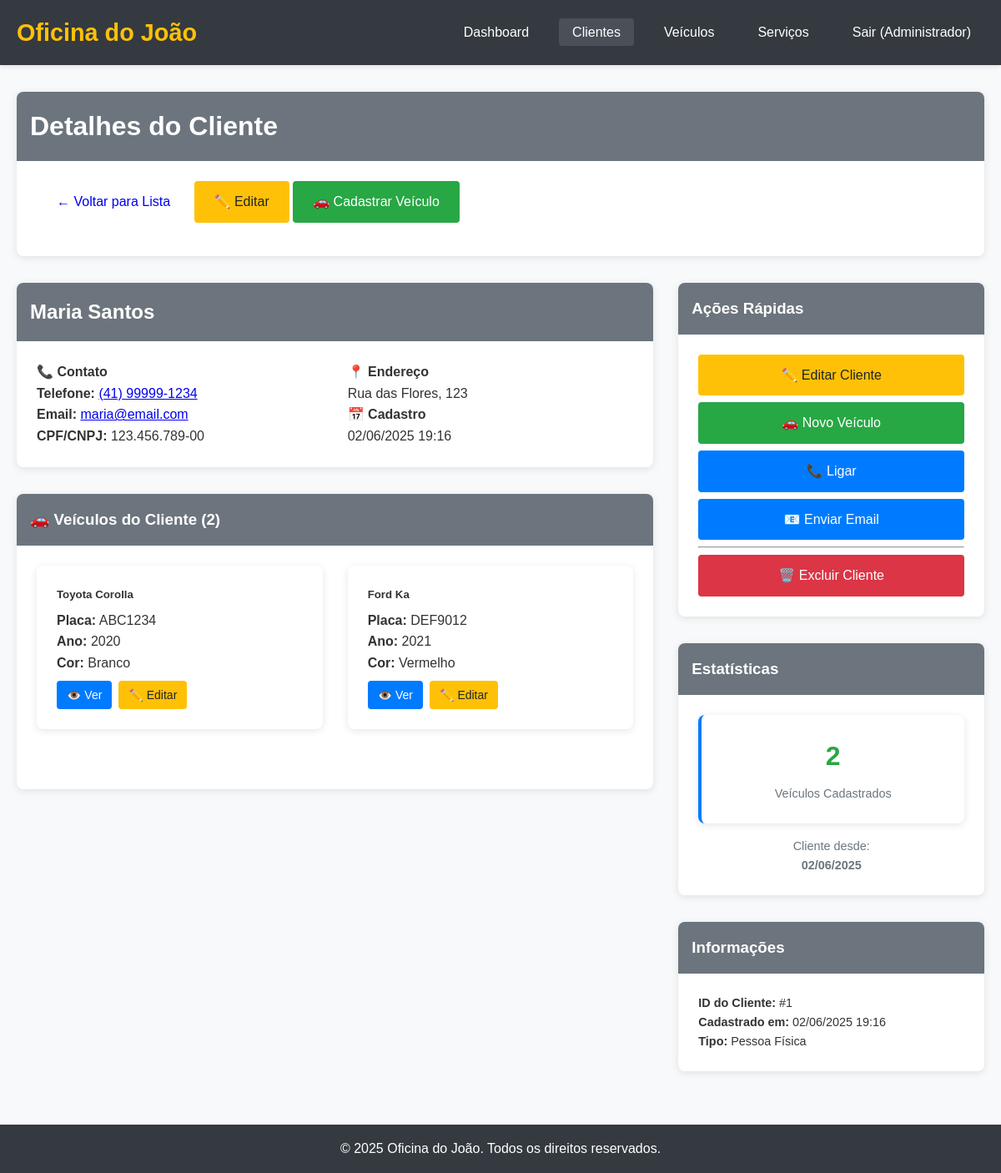
Page /public/?page=clientes&action=view&id=1 (signed in) on the committed database.
### tables this page shows
CREATE TABLE clientes (
    id INT PRIMARY KEY AUTO_INCREMENT,
    nome VARCHAR(100) NOT NULL,
    telefone VARCHAR(20) NOT NULL,
    email VARCHAR(100),
    endereco TEXT,
    cpf_cnpj VARCHAR(18),
    created_at TIMESTAMP DEFAULT CURRENT_TIMESTAMP
);

CREATE TABLE veiculos (
    id INT PRIMARY KEY AUTO_INCREMENT,
    placa VARCHAR(8) NOT NULL,
    marca VARCHAR(50) NOT NULL,
    modelo VARCHAR(50) NOT NULL,
    ano YEAR NOT NULL,
    cor VARCHAR(30),
    cliente_id INT NOT NULL,
    created_at TIMESTAMP DEFAULT CURRENT_TIMESTAMP,
    FOREIGN KEY (cliente_id) REFERENCES clientes(id) ON DELETE CASCADE
);

### config/Database.php (called while the page is built, shortened)
<?php
class Database {
    private $host = 'localhost';
    private $db_name = 'oficina_db';
    private $username = 'root';
    private $password = '';
    public function getConnection() {
        $this->conn = null;
        try {
            $this->conn = new PDO(
                "mysql:host=" . $this->host . ";dbname=" . $this->db_name,
                $this->username,
                $this->password
            );
            $this->conn->setAttribute(PDO::ATTR_ERRMODE, PDO::ERRMODE_EXCEPTION);
            $this->conn->setAttribute(PDO::ATTR_DEFAULT_FETCH_MODE, PDO::FETCH_ASSOC);
            $this->conn->exec("set names utf8");
        } catch(PDOException $exception) {
            echo "Erro na conexão: " . $exception->getMessage();
            die();
        }
        return $this->conn;
    }
}
function getDB() {
    $database = new Database();
    return $database->getConnection();
}
?>

### app/Models/Cliente.php (called while the page is built, shortened)
<?php
class Cliente {
    private $db;
    public function __construct() {
        $this->db = getDB();
    }
    public function getById($id) {
        try {
            $sql = "SELECT * FROM clientes WHERE id = ?";
            $stmt = $this->db->prepare($sql);
            $stmt->execute([$id]);
            return $stmt->fetch();
        } catch(PDOException $e) {
            return false;
        }
    }
}
?>

### app/Views/clientes/view.php (the view, shortened to what this page needs)
<div class="card">
    <div class="card-header">
        <h1>Detalhes do Cliente</h1>
    </div>
    <div class="card-body">
        <nav style="margin-bottom: 1rem;">
            <a href="?page=clientes" class="btn btn-secondary">← Voltar para Lista</a>
            <a href="?page=clientes&action=edit&id=<?= $cliente['id'] ?>" class="btn btn-warning">✏️ Editar</a>
            <a href="?page=veiculos&action=create&cliente_id=<?= $cliente['id'] ?>" class="btn btn-success">🚗 Cadastrar Veículo</a>
        </nav>
    </div>
</div>
<div class="row">
    <div class="col-md-8">
        <div class="card">
            <div class="card-header">
                <h2><?= htmlspecialchars($cliente['nome']) ?> <small style="color: #6c757d;">#<?= $cliente['id'] ?></small></h2>
            </div>
            <div class="card-body">
                <div class="row">
                    <div class="col-md-6">
                        <h4>📞 Contato</h4>
                        <p><strong>Telefone:</strong>
                            <a href="tel:<?= htmlspecialchars($cliente['telefone']) ?>">
                                <?= htmlspecialchars($cliente['telefone']) ?>
                            </a>
                        </p>
                        <?php if (!empty($cliente['email'])): ?>
                            <p><strong>Email:</strong>
                                <a href="mailto:<?= htmlspecialchars($cliente['email']) ?>">
                                    <?= htmlspecialchars($cliente['email']) ?>
                                </a>
                            </p>
                        <?php endif; ?>
                        <?php if (!empty($cliente['cpf_cnpj'])): ?>
                            <p><strong>CPF/CNPJ:</strong> <?= htmlspecialchars($cliente['cpf_cnpj']) ?></p>
                        <?php endif; ?>
                    </div>
                    <div class="col-md-6">
                        <h4>📍 Endereço</h4>
                        <?php if (!empty($cliente['endereco'])): ?>
                            <p><?= nl2br(htmlspecialchars($cliente['endereco'])) ?></p>
                        <?php else: ?>
                            <p style="color: #6c757d; font-style: italic;">Endereço não informado</p>
                        <?php endif; ?>
                        <h4>📅 Cadastro</h4>
                        <p><?= date('d/m/Y H:i', strtotime($cliente['created_at'])) ?></p>
                    </div>
                </div>
            </div>
        </div>
        <div class="card">
            <div class="card-header">
                <h3>🚗 Veículos do Cliente (<?= count($veiculos) ?>)</h3>
            </div>
            <div class="card-body">
                <?php if (!empty($veiculos)): ?>
                    <div class="row">
                        <?php foreach($veiculos as $veiculo): ?>
                            <div class="col-md-6" style="margin-bottom: 1rem;">
                                <div class="card">
                                    <div class="card-body">
                                        <h5><?= htmlspecialchars($veiculo['marca']) ?> <?= htmlspecialchars($veiculo['modelo']) ?></h5>
                                        <p style="margin: 0.5rem 0;">
                                            <strong>Placa:</strong> <?= htmlspecialchars($veiculo['placa']) ?><br>
                                            <strong>Ano:</strong> <?= $veiculo['ano'] ?><br>
                                            <strong>Cor:</strong> <?= htmlspecialchars($veiculo['cor']) ?>
                                        </p>
                                        <div style="display: flex; gap: 0.5rem;">
                                            <a href="?page=veiculos&action=view&id=<?= $veiculo['id'] ?>" class="btn btn-primary btn-sm">
                                                👁️ Ver
                                            </a>
                                            <a href="?page=veiculos&action=edit&id=<?= $veiculo['id'] ?>" class="btn btn-warning btn-sm">
                                                ✏️ Editar
                                            </a>
                                        </div>
                                    </div>
                                </div>
                            </div>
                        <?php endforeach; ?>
                    </div>
                <?php endif; ?>
            </div>
        </div>
    </div>
    <div class="col-md-4">
        <div class="card">
            <div class="card-header">
                <h3>Ações Rápidas</h3>
            </div>
            <div class="card-body">
                <div style="display: flex; flex-direction: column; gap: 0.5rem;">
                    <a href="?page=clientes&action=edit&id=<?= $cliente['id'] ?>" class="btn btn-warning">
                        ✏️ Editar Cliente
                    </a>
                    <a href="?page=veiculos&action=create&cliente_id=<?= $cliente['id'] ?>" class="btn btn-success">
                        🚗 Novo Veículo
                    </a>
                    <a href="tel:<?= htmlspecialchars($cliente['telefone']) ?>" class="btn btn-primary">
                        📞 Ligar
                    </a>
                    <?php if (!empty($cliente['email'])): ?>
                        <a href="mailto:<?= htmlspecialchars($cliente['email']) ?>" class="btn btn-primary">
                            📧 Enviar Email
                        </a>
                    <?php endif; ?>
                    <hr>
                    <a href="?page=clientes&action=delete&id=<?= $cliente['id'] ?>" class="btn btn-danger"
                       onclick="return confirm('Tem certeza que deseja excluir este cliente?')">
                        🗑️ Excluir Cliente
                    </a>
                </div>
            </div>
        </div>
        <div class="card">
            <div class="card-header">
                <h3>Estatísticas</h3>
            </div>
            <div class="card-body">
                <div style="text-align: center;">
                    <div class="stat-card" style="margin-bottom: 1rem;">
                        <div class="stat-number" style="color: #28a745;"><?= count($veiculos) ?></div>
                        <div class="stat-label">Veículos Cadastrados</div>
                    </div>
                    <div style="font-size: 0.9rem; color: #6c757d;">
                        <p>Cliente desde:<br>
                        <strong><?= date('d/m/Y', strtotime($cliente['created_at'])) ?></strong></p>
                    </div>
                </div>
            </div>
        </div>
        <div class="card">
            <div class="card-header">
                <h3>Informações</h3>
            </div>
            <div class="card-body" style="font-size: 0.9rem;">
                <p><strong>ID do Cliente:</strong> #<?= $cliente['id'] ?></p>
                <p><strong>Cadastrado em:</strong> <?= date('d/m/Y H:i', strtotime($cliente['created_at'])) ?></p>
                <?php if (!empty($cliente['cpf_cnpj'])): ?>
                    <p><strong>Tipo:</strong>
                        <?= strlen(preg_replace('/[^0-9]/', '', $cliente['cpf_cnpj'])) == 11 ? 'Pessoa Física' : 'Pessoa Jurídica' ?>
                    </p>
                <?php endif; ?>
            </div>
        </div>
    </div>
</div>

### public/css/style.css (style rules this page uses)
* { margin: 0; padding: 0; box-sizing: border-box; }
body { font-family: Arial, sans-serif; line-height: 1.6; color: #333; background-color: #f8f9fa; }
.card { background: white; border-radius: 8px; box-shadow: 0 2px 10px rgba(0,0,0,0.1); margin-bottom: 2rem; overflow: hidden; }
.card-header { background-color: #6c757d; color: white; padding: 1rem; font-weight: bold; }
.card-body { padding: 1.5rem; }
.btn { display: inline-block; padding: 0.75rem 1.5rem; border: none; border-radius: 4px; text-decoration: none; text-align: center; cursor: pointer; font-size: 1rem; transition: all 0.3s; }
.btn-primary { background-color: #007bff; color: white; }
.btn-success { background-color: #28a745; color: white; }
.btn-danger { background-color: #dc3545; color: white; }
.btn-warning { background-color: #ffc107; color: #212529; }
.btn-sm { padding: 0.375rem 0.75rem; font-size: 0.875rem; }
.row { display: flex; flex-wrap: wrap; margin: 0 -15px; }
.col-md-6 { flex: 0 0 50%; max-width: 50%; padding: 0 15px; }
.col-md-4 { flex: 0 0 33.333333%; max-width: 33.333333%; padding: 0 15px; }
.col-md-8 { flex: 0 0 66.666667%; max-width: 66.666667%; padding: 0 15px; }
.stat-card { background: white; padding: 1.5rem; border-radius: 8px; box-shadow: 0 2px 10px rgba(0,0,0,0.1); text-align: center; border-left: 4px solid #007bff; }
.stat-number { font-size: 2rem; font-weight: bold; color: #007bff; margin-bottom: 0.5rem; }
.stat-label { color: #6c757d; font-size: 0.9rem; }

### rows in the picture
clientes: nome "Maria Santos", telefone "(41) 99999-1234", email "maria@email.com", cpf_cnpj "123.456.789-00", endereco "Rua das Flores, 123", created_at "02/06/2025 19:16", created_at "02/06/2025", id "1"
veiculos: marca "Toyota", modelo "Corolla", placa "ABC1234", ano "2020", cor "Branco"
veiculos: marca "Ford", modelo "Ka", placa "DEF9012", ano "2021", cor "Vermelho"

### other values in the picture
APP_NAME "Oficina do João"
$_SESSION['usuario_nome'] "Administrador"
count($veiculos) "2"
